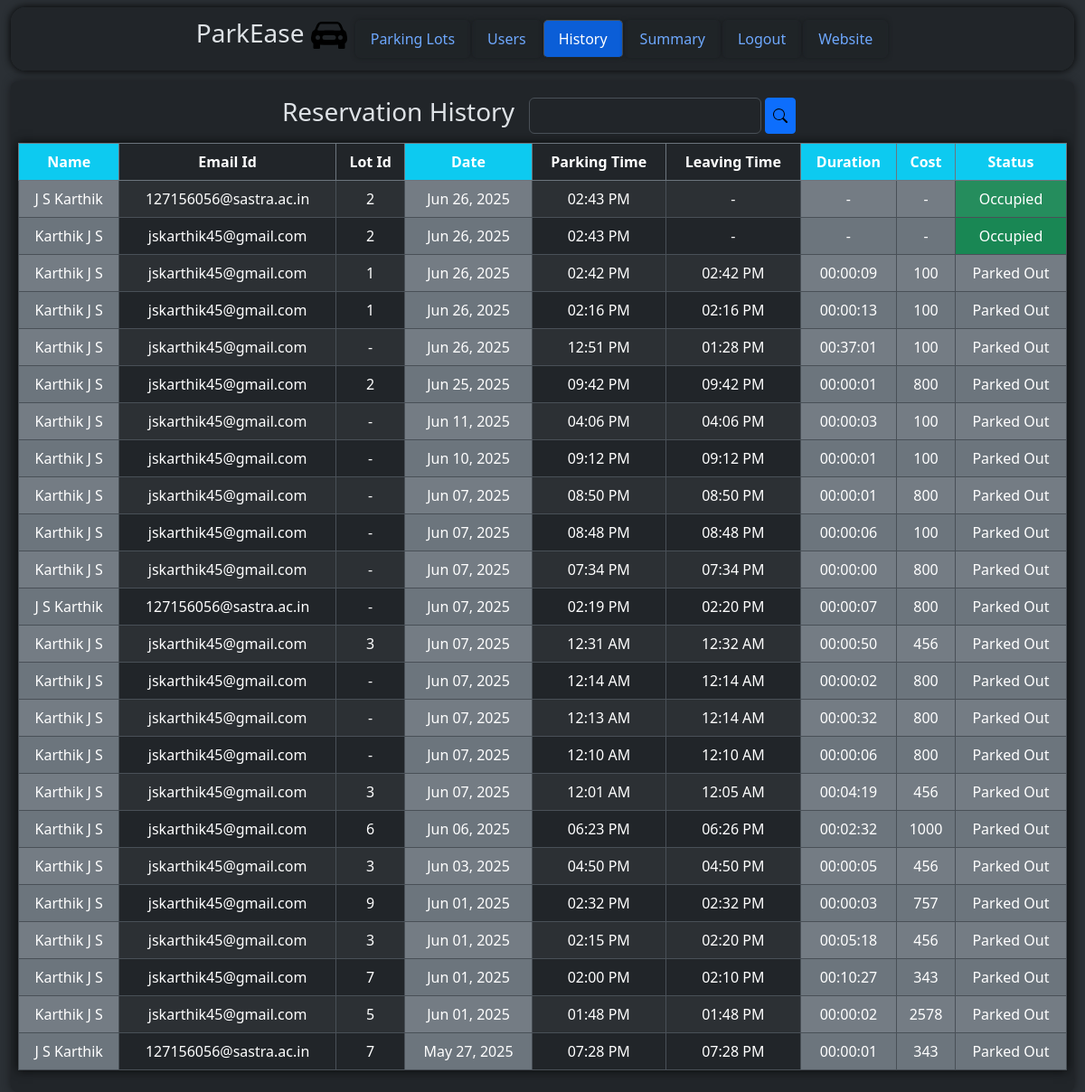
Page /admin/dashboard/history (signed in) on the committed database.
### models/parkingInfo.py (models this page shows, shortened)
class ReservedParkingSpot(db.Model) :
    __tablename__ = "reservedparkingspot"
    id = db.Column(db.Integer, primary_key = True, autoincrement = True)
    parkingSpotId = db.Column(db.Integer, db.ForeignKey("parkingspot.id"))
    userId = db.Column(db.Integer, db.ForeignKey("user.id"))
    parkingTimestamp = db.Column(db.DateTime)
    leavingTimestamp = db.Column(db.DateTime)
    totalCost = db.Column(db.Integer)
    vehicleNumber = db.Column(db.String)

class ParkingLot(db.Model) :
    __tablename__ = "parkinglot"
    id = db.Column(db.Integer, primary_key = True, autoincrement = True)
    landmark = db.Column(db.String)
    noOfParkingSpots = db.Column(db.Integer)
    pricePerHr = db.Column(db.Integer)
    addressId = db.Column(db.Integer, db.ForeignKey("address.id"))
    address = db.relationship("Address", uselist = False, backref = "parkingLot") #parking lot and address is 1 - 1
    parkingSpots = db.relationship("ParkingSpot", backref = "parkingLot") #parking lot and parking spot is 1 - M

### models/userInfo.py (models this page shows, shortened)
class User(db.Model) :
    __tablename__ = "user"
    id = db.Column(db.Integer, primary_key = True, autoincrement = True)
    firstName = db.Column(db.String)
    lastName = db.Column(db.String)
    age = db.Column(db.Integer)
    addressId = db.Column(db.Integer, db.ForeignKey("address.id"))
    email = db.Column(db.String, unique = True)
    password = db.Column(db.String, unique = True)
    address = db.relationship("Address", backref = "users") #user and address is M - 1
    reservedParkingSpots = db.relationship("ReservedParkingSpot", backref = "user") #user and reserved parking spot is 1 - M

### controllers/adminDashboard.py (the view)
@adminbp.route("/dashboard/history", methods = ["GET"])
def history() :
    if request.method == "GET" :
        return render_template("admin/reservationHistory.html", reservedParkingSpots = viewHistory())

### controllers/adminDashboard.py (called while the page is built)
@adminbp.before_request
def restrict() :
    if session.get("type") != "admin" :
        return redirect(url_for("general.signIn"))

def viewHistory() :
    return db.session.execute(db.select(ReservedParkingSpot).order_by(nulls_first(desc(ReservedParkingSpot.parkingTimestamp)))).scalars().all()

### templates/admin/reservationHistory.html (shortened to what this page needs)
<!DOCTYPE html>
<html class = "h-100" data-bs-theme = "dark">
    <head>
        <link rel = "stylesheet" href = "/static/bootstrap/css/bootstrap.min.css"/>
        <link rel = "stylesheet" href = "/static/css/style.css"/>
    </head>
    <body class = "h-100">
        <div class = "container-fluid bg-body-tertiary min-vh-100">
            <div class = "container-fluid d-flex justify-content-center bg-body">
                <div class = "d-flex justify-content-center align-items-center container-fluid mt-2 rounded-4 position-fixed height" style = "background-color: rgba(33, 37, 41, 0.9); z-index: 1000; box-shadow: 0 0 10px rgb(0, 0, 0); backdrop-filter: blur(3px);">
                    <div class = "overflow-auto" style = "height: 100%; width: 100%;">
                        <ul class = "nav nav-tabs d-flex align-items-center justify-content-center" style = "height: 100%; width: 100%;">
                            <a href = "/" class = "text-decoration-none text-reset me-2">
                                <h3>
                                    ParkEase
                                    <img src = "/static\images\car-front-fill.svg" alt = "Logo" style = "width: 40px;"/>
                                </h3>
                            </a>
                            <li class = "nav-item">
                                <a class = "nav-link" href = "/admin/dashboard">
                                    Parking Lots
                                </a>
                            </li>
                            <li class = "nav-item">
                                <a class = "nav-link", href = "/admin/dashboard/users">
                                    Users
                                </a>
                            </li>
                            <li class = "nav-item">
                                <a class = "nav-link active", href = "/admin/dashboard/history">
                                    History
                                </a>
                            </li>
                            <li class = "nav-item">
                                <a class = "nav-link" href = "/admin/dashboard/summary">
                                    Summary
                                </a>
                            </li>
                                <a class = "nav-link" href = "/signIn">
                                    Logout
                                </a>
                            <li class = "nav-item">
                                <a class = "nav-link" href = "/">
                                    Website
                                </a>
                            </li>
                        </ul>
                    </div>
                </div>
            </div>
            <div class = "rounded-3 container-fluid bg-body p-2 overflow-auto margin-top" style = "height: 80%; width: 100%; box-shadow: 0 0 10px rgb(24, 26, 29);">
                <div class = "d-flex justify-content-center align-items-center gap-2" style = "height: 60px;">
                    <h3>
                        Reservation History
                    </h3>
                    <p>
                        <form method = "POST" action = "/admin/dashboard/searchResults" class = "d-flex">
                            <input type = "text" name = "searchValue" class = "form-control" style = "height: 40px;"/> &nbsp;
                            <button type = "submit" name = "action" value = "search" class = "btn btn-primary btn-sm d-flex justify-content-center align-items-center" style = "height: 40px;">
                                <img src = "\static\images\search.svg" alt = "Search"/>
                            </button>
                        </form>
                    </p>
                </div>
                <div>
                    <table class = "table table-striped table-bordered table-hover text-center" style = "box-shadow: 0 0 10px rgb(7, 8, 8)">
                        <thead class = "border-secondary">
                            <tr>
                                <th class = "bg-info">
                                    Name
                                </th>
                                <th>
                                    Email Id
                                </th>
                                <th>
                                    Lot Id
                                </th>
                                <th class = "bg-info">
                                    Date
                                </th>
                                <th>
                                    Parking Time
                                </th>
                                <th>
                                    Leaving Time
                                </th>
                                <th class = "bg-info">
                                    Duration
                                </th>
                                <th class = "bg-info">
                                    Cost
                                </th>
                                <th class = "bg-info">
                                    Status
                                </th>
                            </tr>
                        </thead>
                        <tbody>
                            {% for reservedParkingSpot in reservedParkingSpots %}
                                <tr>
                                    <td class = "bg-secondary">
                                        {{ reservedParkingSpot.user.firstName }} {{ reservedParkingSpot.user.lastName }}
                                    </td>
                                    <td>
                                        {{ reservedParkingSpot.user.email }}
                                    </td>
                                    <td>
                                        {% if reservedParkingSpot.parkingSpot is not none %}
                                            {{ reservedParkingSpot.parkingSpot.parkingLot.id }}
                                        {% else %}
                                            -
                                        {% endif %}
                                    </td>
                                    {% if reservedParkingSpot.parkingTimestamp is none %}
                                        {% set a = 1 %}
                                        <td class = "bg-secondary">
                                            -
                                        </td>
                                        <td>
                                            -
                                        </td>
                                    {% else %}
                                        <td class = "bg-secondary">
                                            {{ reservedParkingSpot.parkingTimestamp.strftime("%b %d, %Y") }}
                                        </td>
                                        <td>
                                            {{  reservedParkingSpot.parkingTimestamp.strftime("%I:%M %p") }}
                                        </td>
                                    {% endif %}
                                    {% if reservedParkingSpot.leavingTimestamp is none %}
                                        {% set b = 1 %}
                                        <td>
                                            -
                                        </td>
                                        <td class = "bg-secondary">
                                            -
                                        </td>
                                        <td class = "bg-secondary">
                                            -
                                        </td>
                                    {% else %}
                                        <td>
                                            {{ reservedParkingSpot.leavingTimestamp.strftime("%I:%M %p") }}
                                        </td>
                                        <td class = "bg-secondary">
                                            {% set dur = (reservedParkingSpot.leavingTimestamp - reservedParkingSpot.parkingTimestamp).total_seconds() | int %}
                                            {{ "%02d" | format(dur // 3600) }}:{{ "%02d" | format((dur % 3600) // 60) }}:{{ "%02d" | format(dur % 60) }}
                                        </td>
                                        <td class = "bg-secondary">
                                            {{ reservedParkingSpot.totalCost }}
                                        </td>
                                    {% endif %}
                                    {% if a == 1 %}
                                        <td class = "bg-danger">
                                            Reserved
                                        </td>
                                    {% elif b == 1 %}
                                        <td class = "bg-success">
                                            Occupied
                                        </td>
                                    {% else %}
                                        <td class = "bg-secondary">
                                            Parked Out
                                        </td>
                                    {% endif %}
                                </tr>
                            {% endfor %}
                        </tbody>
                    </table>
                </div>
            </div>
        </div>
    </body>
</html>

### static/css/style.css (style rules this page uses)
.nav-tabs { border: none; }
.nav-tabs .nav-link { border-radius: 5px; margin: 1px; box-shadow: 0 0 5px rgb(25, 28, 31); backdrop-filter: blur(1px); }
.nav-tabs .nav-link.active { background-color: rgb(11, 94, 215); }
.height { height: 70px; width: 98%; }
.margin-top { margin-top: 90px }

### rows in the picture
ReservedParkingSpot: user.firstName "J S", user.lastName "Karthik", user.email "127156056@sastra.ac.in", parkingSpot.parkingLot.id "2", parkingTimestamp "Jun 26, 2025", parkingTimestamp "02:43 PM", shows "Occupied"
ReservedParkingSpot: user.firstName "Karthik", user.lastName "J S", user.email "jskarthik45@gmail.com", parkingSpot.parkingLot.id "2", parkingTimestamp "Jun 26, 2025", parkingTimestamp "02:43 PM", shows "Occupied"
ReservedParkingSpot: user.firstName "Karthik", user.lastName "J S", user.email "jskarthik45@gmail.com", parkingSpot.parkingLot.id "1", parkingTimestamp "Jun 26, 2025", parkingTimestamp "02:42 PM", leavingTimestamp "02:42 PM", dur "00", value "00", dur "09", totalCost "100", shows "Parked Out"
ReservedParkingSpot: user.firstName "Karthik", user.lastName "J S", user.email "jskarthik45@gmail.com", parkingSpot.parkingLot.id "1", parkingTimestamp "Jun 26, 2025", parkingTimestamp "02:16 PM", leavingTimestamp "02:16 PM", dur "00", value "00", dur "13", totalCost "100", shows "Parked Out"
ReservedParkingSpot: user.firstName "Karthik", user.lastName "J S", user.email "jskarthik45@gmail.com", parkingTimestamp "Jun 26, 2025", parkingTimestamp "12:51 PM", leavingTimestamp "01:28 PM", dur "00", value "37", dur "01", totalCost "100", shows "Parked Out"
ReservedParkingSpot: user.firstName "Karthik", user.lastName "J S", user.email "jskarthik45@gmail.com", parkingSpot.parkingLot.id "2", parkingTimestamp "Jun 25, 2025", parkingTimestamp "09:42 PM", leavingTimestamp "09:42 PM", dur "00", value "00", dur "01", totalCost "800", shows "Parked Out"
ReservedParkingSpot: user.firstName "Karthik", user.lastName "J S", user.email "jskarthik45@gmail.com", parkingTimestamp "Jun 11, 2025", parkingTimestamp "04:06 PM", leavingTimestamp "04:06 PM", dur "00", value "00", dur "03", totalCost "100", shows "Parked Out"
ReservedParkingSpot: user.firstName "Karthik", user.lastName "J S", user.email "jskarthik45@gmail.com", parkingTimestamp "Jun 10, 2025", parkingTimestamp "09:12 PM", leavingTimestamp "09:12 PM", dur "00", value "00", dur "01", totalCost "100", shows "Parked Out"
ReservedParkingSpot: user.firstName "Karthik", user.lastName "J S", user.email "jskarthik45@gmail.com", parkingTimestamp "Jun 07, 2025", parkingTimestamp "08:50 PM", leavingTimestamp "08:50 PM", dur "00", value "00", dur "01", totalCost "800", shows "Parked Out"
ReservedParkingSpot: user.firstName "Karthik", user.lastName "J S", user.email "jskarthik45@gmail.com", parkingTimestamp "Jun 07, 2025", parkingTimestamp "08:48 PM", leavingTimestamp "08:48 PM", dur "00", value "00", dur "06", totalCost "100", shows "Parked Out"
ReservedParkingSpot: user.firstName "Karthik", user.lastName "J S", user.email "jskarthik45@gmail.com", parkingTimestamp "Jun 07, 2025", parkingTimestamp "07:34 PM", leavingTimestamp "07:34 PM", dur "00", value "00", totalCost "800", shows "Parked Out"
ReservedParkingSpot: user.firstName "J S", user.lastName "Karthik", user.email "127156056@sastra.ac.in", parkingTimestamp "Jun 07, 2025", parkingTimestamp "02:19 PM", leavingTimestamp "02:20 PM", dur "00", value "00", dur "07", totalCost "800", shows "Parked Out"
ReservedParkingSpot: user.firstName "Karthik", user.lastName "J S", user.email "jskarthik45@gmail.com", parkingSpot.parkingLot.id "3", parkingTimestamp "Jun 07, 2025", parkingTimestamp "12:31 AM", leavingTimestamp "12:32 AM", dur "00", value "00", dur "50", totalCost "456", shows "Parked Out"
ReservedParkingSpot: user.firstName "Karthik", user.lastName "J S", user.email "jskarthik45@gmail.com", parkingTimestamp "Jun 07, 2025", parkingTimestamp "12:14 AM", leavingTimestamp "12:14 AM", dur "00", value "00", dur "02", totalCost "800", shows "Parked Out"
ReservedParkingSpot: user.firstName "Karthik", user.lastName "J S", user.email "jskarthik45@gmail.com", parkingTimestamp "Jun 07, 2025", parkingTimestamp "12:13 AM", leavingTimestamp "12:14 AM", dur "00", value "00", dur "32", totalCost "800", shows "Parked Out"
ReservedParkingSpot: user.firstName "Karthik", user.lastName "J S", user.email "jskarthik45@gmail.com", parkingTimestamp "Jun 07, 2025", parkingTimestamp "12:10 AM", leavingTimestamp "12:10 AM", dur "00", value "00", dur "06", totalCost "800", shows "Parked Out"
ReservedParkingSpot: user.firstName "Karthik", user.lastName "J S", user.email "jskarthik45@gmail.com", parkingSpot.parkingLot.id "3", parkingTimestamp "Jun 07, 2025", parkingTimestamp "12:01 AM", leavingTimestamp "12:05 AM", dur "00", value "04", dur "19", totalCost "456", shows "Parked Out"
ReservedParkingSpot: user.firstName "Karthik", user.lastName "J S", user.email "jskarthik45@gmail.com", parkingSpot.parkingLot.id "6", parkingTimestamp "Jun 06, 2025", parkingTimestamp "06:23 PM", leavingTimestamp "06:26 PM", dur "00", value "02", dur "32", totalCost "1000", shows "Parked Out"
ReservedParkingSpot: user.firstName "Karthik", user.lastName "J S", user.email "jskarthik45@gmail.com", parkingSpot.parkingLot.id "3", parkingTimestamp "Jun 03, 2025", parkingTimestamp "04:50 PM", leavingTimestamp "04:50 PM", dur "00", value "00", dur "05", totalCost "456", shows "Parked Out"
ReservedParkingSpot: user.firstName "Karthik", user.lastName "J S", user.email "jskarthik45@gmail.com", parkingSpot.parkingLot.id "9", parkingTimestamp "Jun 01, 2025", parkingTimestamp "02:32 PM", leavingTimestamp "02:32 PM", dur "00", value "00", dur "03", totalCost "757", shows "Parked Out"
ReservedParkingSpot: user.firstName "Karthik", user.lastName "J S", user.email "jskarthik45@gmail.com", parkingSpot.parkingLot.id "3", parkingTimestamp "Jun 01, 2025", parkingTimestamp "02:15 PM", leavingTimestamp "02:20 PM", dur "00", value "05", dur "18", totalCost "456", shows "Parked Out"
ReservedParkingSpot: user.firstName "Karthik", user.lastName "J S", user.email "jskarthik45@gmail.com", parkingSpot.parkingLot.id "7", parkingTimestamp "Jun 01, 2025", parkingTimestamp "02:00 PM", leavingTimestamp "02:10 PM", dur "00", value "10", dur "27", totalCost "343", shows "Parked Out"
ReservedParkingSpot: user.firstName "Karthik", user.lastName "J S", user.email "jskarthik45@gmail.com", parkingSpot.parkingLot.id "5", parkingTimestamp "Jun 01, 2025", parkingTimestamp "01:48 PM", leavingTimestamp "01:48 PM", dur "00", value "00", dur "02", totalCost "2578", shows "Parked Out"
ReservedParkingSpot: user.firstName "J S", user.lastName "Karthik", user.email "127156056@sastra.ac.in", parkingSpot.parkingLot.id "7", parkingTimestamp "May 27, 2025", parkingTimestamp "07:28 PM", leavingTimestamp "07:28 PM", dur "00", value "00", dur "01", totalCost "343", shows "Parked Out"
